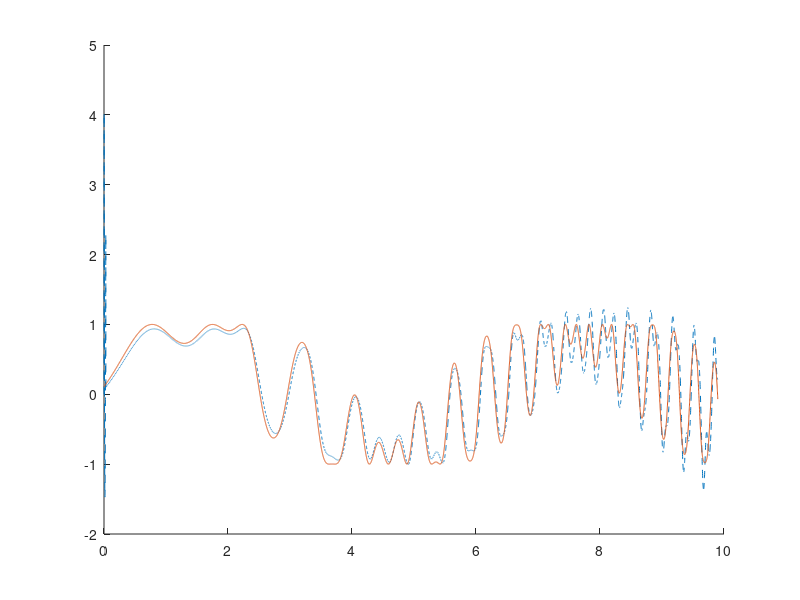

Recreate this plot in MATLAB.
clear
clc
t_exp=10;
ts=0.001;
Nd=30;
D=100;
n=0.1;
N=t_exp/ts+1;
k=0:ts:t_exp;
x=sin(k+sin(k.^2));
%x=sin(k.^2);
y=circshift(x, -D);
y=y(1:(N-D))';
%plot(k(1:N-D),x(1:N-D))

xd=zeros(1,Nd);

X=zeros(N-D,Nd);
for i=1:(N-D)
    X(i,:)=xd;
    xd=circshift(xd, 1);
    xd(1)=x(i);
end

w=pinv(X)*y;
v=w'*X';
figure(1);hold on
plot(k(1:(N-D)),v,'--')
plot(k(1:(N-D)),y)
%plot(k(1:(N-D)),x(1:(N-D)))